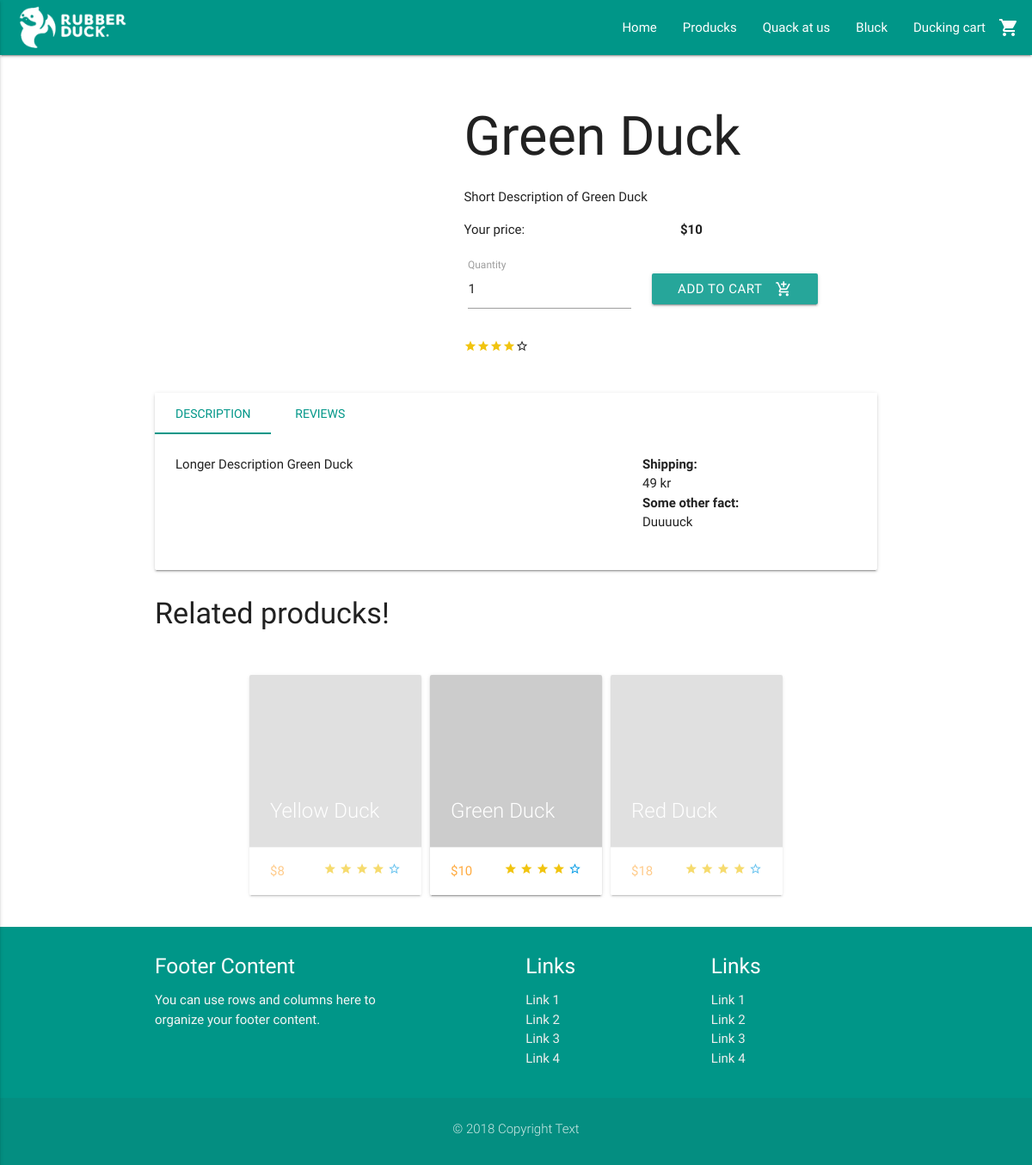
The app's page /product.php?item=1111 with its own data.
### tables this page shows
CREATE TABLE Product (
  ItemNumber varchar(255) NOT NULL PRIMARY KEY,
  ProductName varchar(255) NOT NULL,
  StockStatus int NOT NULL,
  ShortDescription varchar(255) NOT NULL,
  LongDescription varchar(255) NOT NULL,
  Price int NOT NULL,
  OfferPrice int NULL,
  SeoTitel varchar(255) NULL,
  MetaDescription varchar(255) NULL,
  UserEmail varchar(255) NOT NULL,  
  ProductCategoryID int NOT NULL  
);

### includes/productDAO.php (called while the page is built, shortened)
<?php
require_once("connection.php");
function getCurrentProduct($itemNumber) {
  global $connection;
  $query = "SELECT * FROM Product WHERE ItemNumber = $itemNumber";
  $result = mysqli_query($connection, $query);
  $row = mysqli_fetch_assoc($result);
  return $row;
}
function getRelatedProducts($productCat) {
  global $connection;
  $query = "SELECT * FROM Product WHERE ProductCategoryID = $productCat LIMIT 5";
  $result = mysqli_query($connection, $query);
  return $result;
}

### product.php (the view, shortened to what this page needs)
<?php
require_once("includes/header.php");
require_once("includes/productDAO.php");
require_once('includes/productsDAO.php');
$currentItem = getCurrentProduct($_GET["item"]);
$related = getRelatedProducts($currentItem["ProductCategoryID"]);
?>
  <div class="container product-container">
    <div class="row">
      <div class="col s12 m5 product-img">
        <div class="productimage-cnt">
        </div>
      </div>
      <div class="col s12 m7">
        <h1 class="product-title"><?php echo $currentItem["ProductName"]; ?></h1>
        <div class="short-desc">
          <?php echo $currentItem["ShortDescription"]; ?>
        </div>
        <div class="row">
          <div class="col s6">
            <p>Your price:</p>
          </div>
          <div class="col s6 right">
            <p><b>$<?php echo $currentItem["Price"]; ?></b></p>
          </div>
          <div class="col s12">
            <div class="input-field inline cart_quantity">
              <input id="quantity" type="number" value="1">
              <label for="quantity">Quantity</label>
            </div>
            <a class="waves-effect waves-light btn cart-btt"><i class="material-icons right">add_shopping_cart</i>Add to cart</a>
          </div>
          <div class="col s12 avr-review">
            <?php
              echo getReviewForProduct($_GET["item"]);
            ?>
          </div>
        </div>
      </div>
    </div>
    <div class="card">
      <div class="card-tabs">
        <ul class="tabs">
          <li class="tab"><a href="#description">Description</a></li>
          <li class="tab"><a href="#reviews">Reviews</a></li>
        </ul>
      </div>
      <div class="card-content">
        <div id="description">
          <div class="row">
            <div class="col s12 m8">
              <?php echo $currentItem["LongDescription"]; ?>
            </div>
            <div class="col s12 m4">
              <p><b>Shipping:</b><br>
              49 kr</p>
              <p><b>Some other fact:</b><br>
              Duuuuck</p>
            </div>
          </div>
        </div>
      </div>
    </div>
    <div class="carousel product-slider">
			<h4>Related producks!</h4>
      <?php
        while($row = mysqli_fetch_array($related)) {
          ?>
            <a class='carousel-item' href='product.php?item=<?php echo $row["ItemNumber"]; ?>'>
                <div class='card'>
                  <div class='card-image'>
                    <img src='http://via.placeholder.com/400x400'>
                    <span class='card-title'><?php echo $row["ProductName"]; ?></span>
                  </div>
                  <div class='card-action'>
                    <p class='price'>$<?php echo $row["Price"]; ?></p>
                    <div class='stars right'>
                      <i class='material-icons tiny rated'>star</i>
                      <i class='material-icons tiny rated'>star</i>
                      <i class='material-icons tiny rated'>star</i>
                      <i class='material-icons tiny rated'>star</i>
                      <i class='material-icons tiny'>star_border</i>
                    </div>
                  </div>
                </div>
            </a>
          <?php
        }
      ?>
    </div>
  </div>
<?php require_once("includes/footer.php") ?>

### css/custom/custom.css (style rules this page uses)
body { position: relative; }
p { margin-bottom: 20px; }
.product-container { margin-top: 60px; }
h1.product-title { margin-top: 0; }
.rated { color: #f1c40f; }
.productimage-cnt { position: relative; }
.tabs .tab a { color: #009688; }
.tabs .tab a.active { color: #009688; }
.cart-btt { margin-left: 20px; }
.avr-review { margin-top: 20px; }
.price { color: #ffab40; -webkit-transition: color .3s ease; transition: color .3s ease; text-transform: uppercase; margin: 0 0 0 0; display: inline; }
.product-slider { width: 100%; max-width: 1200px; margin: 0 auto; }

### records on screen
product: ProductName "Green Duck", ShortDescription "Short Description of Green Duck", Price "10", LongDescription "Longer Description Green Duck"
product: ProductName "Red Duck", Price "18"
product: ProductName "Yellow Duck", Price "8"
